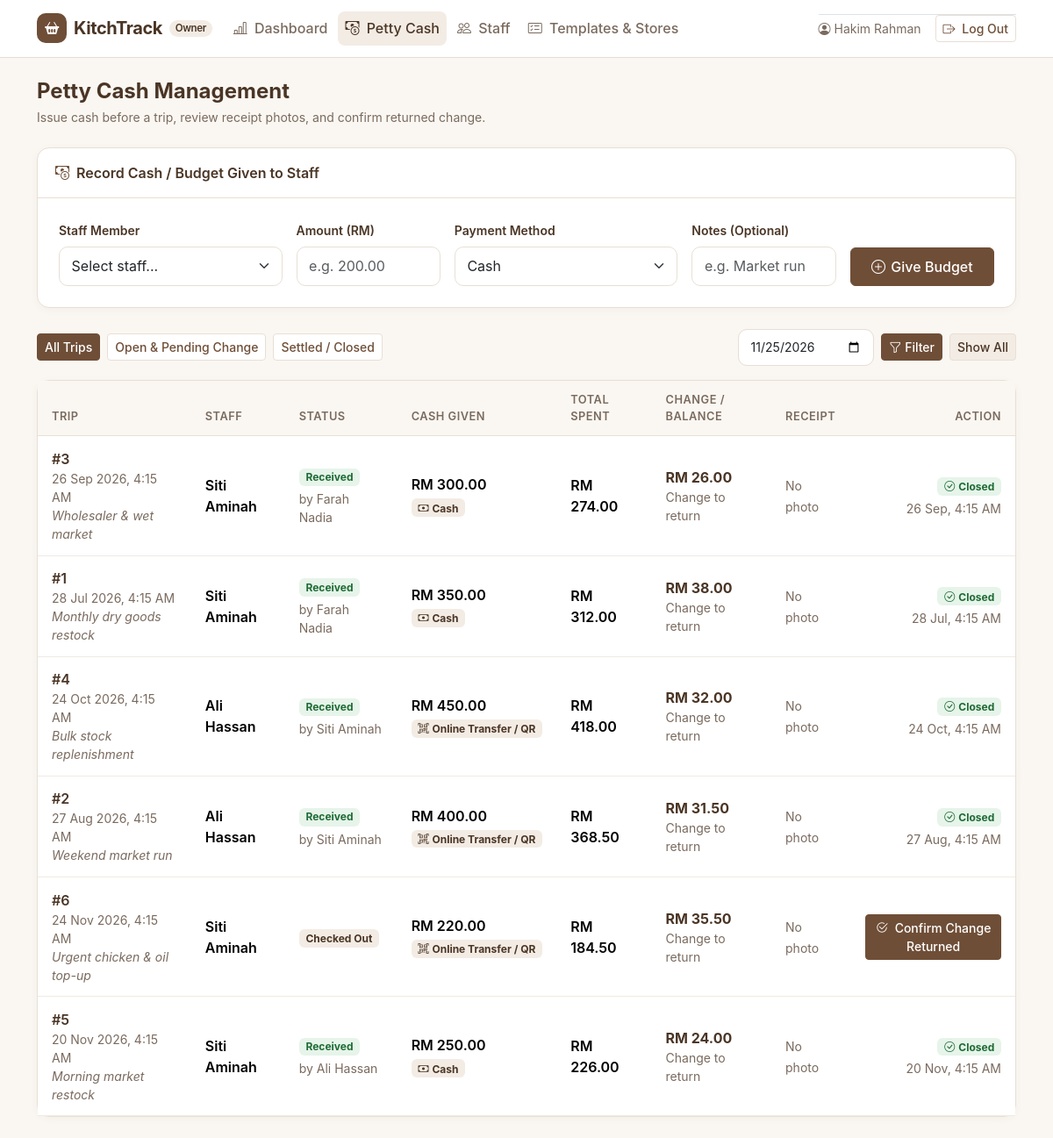
/owner/petty_cash.php?filter=all&show=all (signed in), run on the app's committed database.
### tables this page shows
CREATE TABLE `users` (
  `id` INT UNSIGNED NOT NULL AUTO_INCREMENT,
  `full_name` VARCHAR(100) NOT NULL,
  `username` VARCHAR(50) NOT NULL,
  `password_hash` VARCHAR(255) NOT NULL,
  `role` ENUM('owner', 'staff') NOT NULL DEFAULT 'staff',
  `status` ENUM('active', 'inactive') NOT NULL DEFAULT 'active',
  `created_at` TIMESTAMP NOT NULL DEFAULT CURRENT_TIMESTAMP,
  PRIMARY KEY (`id`),
  UNIQUE KEY `uq_users_username` (`username`)
);

CREATE TABLE `shopping_trips` (
  `id` INT UNSIGNED NOT NULL AUTO_INCREMENT,
  `shopper_id` INT UNSIGNED NOT NULL,
  `status` ENUM('open', 'shopping', 'completed', 'received') NOT NULL DEFAULT 'open',
  `cash_given` DECIMAL(10,2) NOT NULL DEFAULT 0.00,
  `payment_method` ENUM('Cash', 'Online Transfer / QR') NOT NULL DEFAULT 'Cash',
  `total_spent` DECIMAL(10,2) NOT NULL DEFAULT 0.00,
  `change_amount` DECIMAL(10,2) NOT NULL DEFAULT 0.00,
  `change_returned` TINYINT(1) NOT NULL DEFAULT 0,
  `change_confirmed_by` INT UNSIGNED DEFAULT NULL,
  `change_confirmed_at` DATETIME DEFAULT NULL,
  `receipt_image` VARCHAR(255) DEFAULT NULL,
  `notes` VARCHAR(255) DEFAULT NULL,
  `started_at` DATETIME DEFAULT NULL,
  `completed_at` DATETIME DEFAULT NULL,
  `received_by` INT UNSIGNED DEFAULT NULL,
  `received_at` DATETIME DEFAULT NULL,
  `created_by` INT UNSIGNED DEFAULT NULL,
  `created_at` TIMESTAMP NOT NULL DEFAULT CURRENT_TIMESTAMP,
  PRIMARY KEY (`id`),
  KEY `idx_trips_shopper` (`shopper_id`),
  KEY `idx_trips_status` (`status`),
  KEY `idx_trips_completed` (`completed_at`),
  CONSTRAINT `fk_trips_shopper`
    FOREIGN KEY (`shopper_id`) REFERENCES `users` (`id`)
    ON DELETE RESTRICT ON UPDATE CASCADE,
  CONSTRAINT `fk_trips_change_confirmer`
    FOREIGN KEY (`change_confirmed_by`) REFERENCES `users` (`id`)
    ON DELETE SET NULL ON UPDATE CASCADE,
  CONSTRAINT `fk_trips_receiver`
    FOREIGN KEY (`received_by`) REFERENCES `users` (`id`)
    ON DELETE SET NULL ON UPDATE CASCADE,
  CONSTRAINT `fk_trips_creator`
    FOREIGN KEY (`created_by`) REFERENCES `users` (`id`)
    ON DELETE SET NULL ON UPDATE CASCADE
);

### owner/petty_cash.php (the view, shortened to what the rows shown need)
<?php
require_once __DIR__ . '/../includes/auth.php';
require_role('owner');
$filter = $_GET['filter'] ?? 'all';
$today  = date('Y-m-d');
$showAll = (isset($_GET['show']) && $_GET['show'] === 'all');
$selectedDate = $today;
$conditions = [];
$params = [];
$whereSql = !empty($conditions) ? ('WHERE ' . implode(' AND ', $conditions)) : '';
$tripStmt = $pdo->prepare("
    SELECT t.*,
           u_shop.full_name AS shopper_name,
           u_rec.full_name AS receiver_name,
           u_conf.full_name AS confirmer_name
    FROM shopping_trips t
    JOIN users u_shop ON u_shop.id = t.shopper_id
    LEFT JOIN users u_rec ON u_rec.id = t.received_by
    LEFT JOIN users u_conf ON u_conf.id = t.change_confirmed_by
    {$whereSql}
    ORDER BY t.created_at DESC
");
$tripStmt->execute($params);
$trips = $tripStmt->fetchAll();
$receiptsByTrip = [];
$active_nav = 'petty_cash';
require_once __DIR__ . '/../includes/header.php';
?>
<div class="d-flex flex-wrap justify-content-between align-items-center gap-2 mb-4">
    <div>
        <h1 class="h4 fw-bold text-brown-dark mb-1">Petty Cash Management</h1>
    </div>
</div>
<div class="kt-card">
    <div class="table-responsive">
        <table class="table kt-table mb-0">
            <thead>
                <tr>
                    <th>Trip</th>
                    <th>Staff</th>
                    <th>Status</th>
                    <th>Cash Given</th>
                    <th>Total Spent</th>
                    <th>Change / Balance</th>
                    <th>Receipt</th>
                    <th class="text-end">Action</th>
                </tr>
            </thead>
            <tbody>
                <?php if (empty($trips)): ?>
                    <tr>
                        <td colspan="8" class="text-center text-muted-warm py-5">
                            <div class="fw-semibold text-brown-dark mb-1">No completed trips or petty cash records for this date.</div>
                            <?php if (!$showAll): ?>
                                <div class="small mb-2">Showing <?= e(date('d M Y', strtotime($selectedDate))) ?><?= $selectedDate === $today ? ' (Today)' : '' ?>.</div>
                                <a href="petty_cash.php?filter=<?= e($filter) ?>&show=all" class="btn btn-sm btn-outline-brown">Show All Records</a>
                            <?php endif; ?>
                        </td>
                    </tr>
                <?php else: ?>
                    <?php foreach ($trips as $trip): ?>
                        <?php
                            $cashGiven  = (float)$trip['cash_given'];
                            $totalSpent = (float)$trip['total_spent'];
                            $diff       = $cashGiven - $totalSpent;
                            $isFinished = in_array($trip['status'], ['completed', 'received'], true);
                        ?>
                        <tr>
                            <td>
                                <div class="fw-semibold text-brown-dark">#<?= (int)$trip['id'] ?></div>
                                <div class="small text-muted-warm"><?= e(format_datetime($trip['completed_at'] ?? $trip['created_at'])) ?></div>
                                <?php if (!empty($trip['notes'])): ?>
                                    <div class="small text-muted-warm fst-italic"><?= e($trip['notes']) ?></div>
                                <?php endif; ?>
                            </td>
                            <td class="fw-semibold"><?= e($trip['shopper_name']) ?></td>
                            <td>
                                <?php if ($trip['status'] === 'open'): ?>
                                    <span class="badge badge-status-pending">Cash Issued</span>
                                <?php elseif ($trip['status'] === 'shopping'): ?>
                                    <span class="badge bg-warning text-dark">Shopping Now</span>
                                <?php elseif ($trip['status'] === 'completed'): ?>
                                    <span class="badge badge-status-pending">Checked Out</span>
                                <?php else: ?>
                                    <span class="badge badge-status-received">Received</span>
                                    <div class="small text-muted-warm mt-1">by <?= e($trip['receiver_name'] ?? 'Staff') ?></div>
                                <?php endif; ?>
                            </td>
                            <td>
                                <div class="fw-semibold"><?= e(format_rm($cashGiven)) ?></div>
                                <?php if ($cashGiven > 0): ?>
                                    <?php $method = $trip['payment_method'] ?? 'Cash'; ?>
                                    <span class="badge badge-status-pending mt-1">
                                        <i class="bi <?= $method === 'Online Transfer / QR' ? 'bi-qr-code-scan' : 'bi-cash' ?> me-1"></i><?= e($method) ?>
                                    </span>
                                <?php endif; ?>
                            </td>
                            <td class="fw-semibold"><?= $isFinished ? e(format_rm($totalSpent)) : '-' ?></td>
                            <td>
                                <?php if (!$isFinished): ?>
                                    <span class="text-muted-warm small">Waiting for checkout</span>
                                <?php elseif ($diff > 0.001): ?>
                                    <div class="fw-bold text-brown-dark"><?= e(format_rm($diff)) ?></div>
                                    <div class="small text-muted-warm">Change to return</div>
                                <?php elseif ($diff < -0.001): ?>
                                    <div class="fw-bold text-danger"><?= e(format_rm(abs($diff))) ?></div>
                                    <div class="small text-danger">Reimburse staff</div>
                                <?php else: ?>
                                    <span class="badge badge-status-received">Exact Amount</span>
                                <?php endif; ?>
                            </td>
                            <td>
                                <?php $tripReceipts = $receiptsByTrip[(int)$trip['id']] ?? []; ?>
                                <?php if (!empty($tripReceipts)): ?>
                                    <div class="d-flex align-items-center gap-2">
                                        <img src="<?= e($tripReceipts[0]['url']) ?>"
                                             alt="Receipt for Trip #<?= (int)$trip['id'] ?>"
                                             class="kt-receipt-thumb"
                                             data-bs-toggle="modal"
                                             data-bs-target="#receiptModal"
                                             data-receipts='<?= e(json_encode($tripReceipts)) ?>'
                                             data-trip="#<?= (int)$trip['id'] ?> - <?= e($trip['shopper_name']) ?>">
                                        <?php if (count($tripReceipts) > 1): ?>
                                            <button type="button"
                                                    class="btn btn-sm btn-outline-brown py-0 px-2"
                                                    data-bs-toggle="modal"
                                                    data-bs-target="#receiptModal"
                                                    data-receipts='<?= e(json_encode($tripReceipts)) ?>'
                                                    data-trip="#<?= (int)$trip['id'] ?> - <?= e($trip['shopper_name']) ?>">
                                                +<?= count($tripReceipts) - 1 ?> more
                                            </button>
                                        <?php endif; ?>
                                    </div>
                                <?php else: ?>
                                    <span class="small text-muted-warm">No photo</span>
                                <?php endif; ?>
                            </td>
                            <td class="text-end">
                                <?php if ($isFinished && !$trip['change_returned'] && abs($diff) > 0.001): ?>
                                    <form method="post" action="petty_cash.php" class="d-inline"
                                          onsubmit="return confirm('Confirm that petty cash balance for Trip #<?= (int)$trip['id'] ?> is settled?');">
                                        <button type="submit" class="btn btn-sm btn-brown">
                                            <i class="bi bi-check2-circle me-1"></i>
                                            <?= $diff > 0 ? 'Confirm Change Returned' : 'Confirm Reimbursed' ?>
                                        </button>
                                    </form>
                                <?php elseif ($isFinished): ?>
                                    <span class="badge badge-status-received">
                                        <i class="bi bi-check-circle me-1"></i>Closed
                                    </span>
                                    <?php if ($trip['change_confirmed_at']): ?>
                                        <div class="small text-muted-warm mt-1"><?= e(format_time($trip['change_confirmed_at'])) ?></div>
                                    <?php endif; ?>
                                <?php else: ?>
                                    <span class="small text-muted-warm">In progress</span>
                                <?php endif; ?>
                            </td>
                        </tr>
                    <?php endforeach; ?>
                <?php endif; ?>
            </tbody>
        </table>
    </div>
</div>
<?php
require_once __DIR__ . '/../includes/footer.php';
?>

### includes/header.php (shortened to what the rows shown need)
<?php
$base = base_path();
$user = current_user();
$active_nav = $active_nav ?? '';
?>
<!DOCTYPE html>
<html lang="en">
<head>
    <link href="https://cdn.jsdelivr.net/npm/bootstrap@5.3.3/dist/css/bootstrap.min.css" rel="stylesheet">
    <link href="https://cdn.jsdelivr.net/npm/bootstrap-icons@1.11.3/font/bootstrap-icons.min.css" rel="stylesheet">
    <link href="<?= $base ?>/assets/css/style.css" rel="stylesheet">
</head>
<body class="<?= ($user && $user['role'] === 'staff') ? 'staff-layout' : 'owner-layout' ?>">
<?php if ($user): ?>
    <?php if ($user['role'] === 'owner'): ?>
        <nav class="navbar navbar-expand-lg kt-navbar sticky-top no-print">
            <div class="container">
                <a class="navbar-brand d-flex align-items-center gap-2" href="<?= $base ?>/owner/dashboard.php">
                    <span class="kt-brand-mark"><i class="bi bi-basket2-fill"></i></span>
                    <span>KitchTrack</span>
                    <span class="badge kt-role-badge">Owner</span>
                </a>
                <div class="collapse navbar-collapse" id="ownerNav">
                    <ul class="navbar-nav me-auto mb-2 mb-lg-0 gap-lg-1">
                        <li class="nav-item">
                            <a class="nav-link <?= $active_nav === 'dashboard' ? 'active' : '' ?>" href="<?= $base ?>/owner/dashboard.php">
                                <i class="bi bi-bar-chart-line me-1"></i> Dashboard
                            </a>
                        </li>
                        <li class="nav-item">
                            <a class="nav-link <?= $active_nav === 'petty_cash' ? 'active' : '' ?>" href="<?= $base ?>/owner/petty_cash.php">
                                <i class="bi bi-cash-coin me-1"></i> Petty Cash
                            </a>
                        </li>
                        <li class="nav-item">
                            <a class="nav-link <?= $active_nav === 'staff' ? 'active' : '' ?>" href="<?= $base ?>/owner/staff.php">
                                <i class="bi bi-people me-1"></i> Staff
                            </a>
                        </li>
                        <li class="nav-item">
                            <a class="nav-link <?= $active_nav === 'templates' ? 'active' : '' ?>" href="<?= $base ?>/owner/templates.php">
                                <i class="bi bi-card-checklist me-1"></i> Templates &amp; Stores
                            </a>
                        </li>
                    </ul>
                    <div class="d-flex align-items-center gap-3 pt-2 pt-lg-0 border-top border-lg-0">
                        <span class="small text-muted-warm">
                            <i class="bi bi-person-circle me-1"></i><?= e($user['full_name']) ?>
                        </span>
                        <a href="<?= $base ?>/logout.php" class="btn btn-sm btn-outline-brown">
                            <i class="bi bi-box-arrow-right me-1"></i> Log Out
                        </a>
                    </div>
                </div>
            </div>
        </nav>
    <?php endif; ?>
<?php endif; ?>
<main class="container py-3 py-md-4 kt-main">

### data on the page
users: full_name "Hakim Rahman"
shopping_trips: id "3", completed_at "26 Sep 2026, 4:15 AM", notes "Wholesaler & wet market", shopper.full_name "Siti Aminah", received_by.full_name "Farah Nadia", cash_given "RM 300.00", payment_method "Cash", total_spent "RM 274.00", format_rm($diff) "RM 26.00", change_confirmed_at "26 Sep, 4:15 AM"
shopping_trips: id "1", completed_at "28 Jul 2026, 4:15 AM", notes "Monthly dry goods restock", shopper.full_name "Siti Aminah", received_by.full_name "Farah Nadia", cash_given "RM 350.00", payment_method "Cash", total_spent "RM 312.00", format_rm($diff) "RM 38.00", change_confirmed_at "28 Jul, 4:15 AM"
shopping_trips: id "4", completed_at "24 Oct 2026, 4:15 AM", notes "Bulk stock replenishment", shopper.full_name "Ali Hassan", received_by.full_name "Siti Aminah", cash_given "RM 450.00", payment_method "Online Transfer / QR", total_spent "RM 418.00", format_rm($diff) "RM 32.00", change_confirmed_at "24 Oct, 4:15 AM"
shopping_trips: id "2", completed_at "27 Aug 2026, 4:15 AM", notes "Weekend market run", shopper.full_name "Ali Hassan", received_by.full_name "Siti Aminah", cash_given "RM 400.00", payment_method "Online Transfer / QR", total_spent "RM 368.50", format_rm($diff) "RM 31.50", change_confirmed_at "27 Aug, 4:15 AM"
shopping_trips: id "6", completed_at "24 Nov 2026, 4:15 AM", notes "Urgent chicken & oil top-up", shopper.full_name "Siti Aminah", status "Checked Out", cash_given "RM 220.00", payment_method "Online Transfer / QR", total_spent "RM 184.50", format_rm($diff) "RM 35.50", shows "Confirm Change Returned"
shopping_trips: id "5", completed_at "20 Nov 2026, 4:15 AM", notes "Morning market restock", shopper.full_name "Siti Aminah", received_by.full_name "Ali Hassan", cash_given "RM 250.00", payment_method "Cash", total_spent "RM 226.00", format_rm($diff) "RM 24.00", change_confirmed_at "20 Nov, 4:15 AM"
